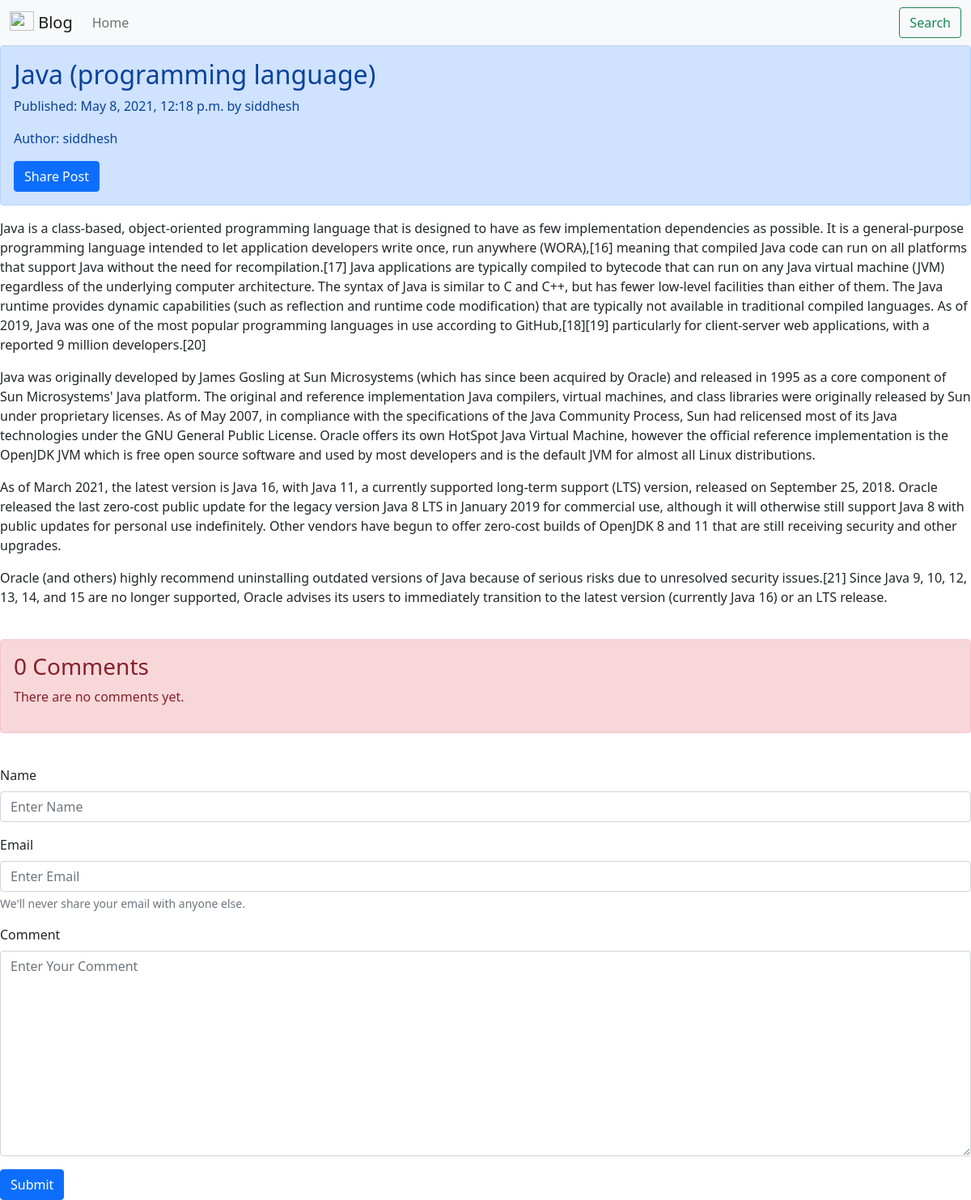
The app's page /blog/2021/5/8/java-programming-language/ with its own data.
### blog/models.py (models this page shows, shortened)
class Post(models.Model):
    title = models.CharField(max_length=250)
    slug = models.SlugField(max_length=250, unique_for_date='publish')
    author = models.ForeignKey(User, on_delete=models.CASCADE, related_name='blog_posts')
    body = models.TextField()
    publish = models.DateTimeField(default=timezone.now)
    created = models.DateTimeField(auto_now_add=True)
    STATUS_CHOICES = (
        ('draft', 'Draft'),
        ('published', 'Published'),
    )
    status = models.CharField(max_length=10, choices=STATUS_CHOICES, default='draft')
    class Meta:
        ordering = ['-publish']

### blog/views.py (the view, shortened to what this page needs)
# urls.py: path('<int:year>/<int:month>/<int:day>/<slug:post>/', PostDetailView.as_view(), name='post_detail'),
class PostDetailView(DetailView, FormMixin):
    model = Post
    template_name = 'detail.html'
    context_object_name = 'post_detail'
    form_class = CommentForm  # this is for FormMixin
    def get_object(self):
        post = self.kwargs['post']
        status = 'published'
        year = self.kwargs['year']
        month = self.kwargs['month']
        day = self.kwargs['day']
        obj = get_object_or_404(Post, slug=post,
                                status=status,
                                publish__year=year,
                                publish__month=month,
                                publish__day=day)
        return obj
    def get_context_data(self, **kwargs):
        context = super().get_context_data(**kwargs)
        context['form'] = self.get_form()
        comments = self.get_object().comments.filter(active=True)
        context['comments'] = comments
        return context

### blog/form.py
class CommentForm(forms.ModelForm):
    name=forms.CharField(widget=forms.TextInput(
        attrs={
            'class': 'form-control',
            'placeholder': 'Enter Name '
        }
    ))
    email=forms.EmailField(widget=forms.TextInput(
        attrs={
            'class': 'form-control',
            'placeholder': 'Enter Email '
        }
    ))
    body=forms.CharField(widget=forms.Textarea(
        attrs={
            'class': 'form-control',
            'placeholder': 'Enter Your Comment '
        }
    ))
    class Meta:
        model = Comment
        fields = ('name','email','body')

### templates/detail.html (shortened to what this page needs)
{% extends 'base.html' %}
{% block heading_block %}
    <h2>{{ post_detail.title }}</h2>
    <p>Published: {{ post_detail.publish }} by {{ post_detail.author }}</p>
    <p>Author: {{ post_detail.author }}</p>
    <a class="btn btn-primary" href="{% url 'blog:email_form' post_detail.id %}">Share Post</a>
{% endblock %}
{% block body_block %}
    {{ post_detail.body|linebreaks }}
    {% if not comments %}
        <div class="alert alert-danger" role="alert">
          <h3>0 Comments</h3>
            <p>There are no comments yet.</p>
        </div>
    {% endif %}
    <form method="POST">
        <div class="mb-3">
            <label for="name" class="form-label">Name</label>
            {{ form.name }}
        </div>
        <div class="mb-3">
            <label for="email" class="form-label">Email</label>
            {{ form.email }}
            <div id="emailHelp" class="form-text">We'll never share your email with anyone else.</div>
        </div>
        <div class="mb-3">
            <label for="body" class="form-label">Comment</label>
            {{ form.body }}
        </div>
        <input class="btn btn-primary" type="submit" target='_blank' value="Submit">
    </form>
{% endblock %}

### records on screen
Post: title "Java (programming language)", publish "May 8, 2021, 12:18 p.m.", author "siddhesh", body "Java is a class-based, object-oriented programming language that is designed to have as few implementation dependencies as possible. It is a general-purpose programming language intended to let application developers write once, run anywhere (WORA),[16] meaning that compiled Java code can run on all platforms that support Java without the need for recompilation.[17] Java applications are typically compiled to bytecode that can run on any Java virtual machine (JVM) regardless of the underlying computer architecture. The syntax of Java is similar to C and C++, but has fewer low-level facilities than either of them. The Java runtime provides dynamic capabilities (such as reflection and runtime…"
